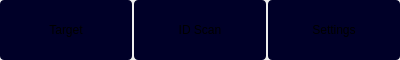
<?xml version="1.0" encoding="UTF-8"?>
<ui version="4.0">
 <class>MenuWidget</class>
 <widget class="QWidget" name="MenuWidget">
  <property name="geometry">
   <rect>
    <x>0</x>
    <y>0</y>
    <width>400</width>
    <height>60</height>
   </rect>
  </property>
  <property name="windowTitle">
   <string>Menu</string>
  </property>
  <property name="styleSheet">
   <string notr="true">QPushButton { 
border: none;
border-radius: 4px;
background-color: #000028;
qproperty-iconSize: 40px;
}
QPushButton:pressed { background-color: #3838A8; }</string>
  </property>
  <layout class="QHBoxLayout" name="horizontalLayout">
   <property name="spacing">
    <number>2</number>
   </property>
   <property name="leftMargin">
    <number>0</number>
   </property>
   <property name="topMargin">
    <number>0</number>
   </property>
   <property name="rightMargin">
    <number>0</number>
   </property>
   <property name="bottomMargin">
    <number>0</number>
   </property>
   <item>
    <widget class="NcButton" name="btnLeft">
     <property name="sizePolicy">
      <sizepolicy hsizetype="Expanding" vsizetype="Preferred">
       <horstretch>1</horstretch>
       <verstretch>0</verstretch>
      </sizepolicy>
     </property>
     <property name="text">
      <string>Target</string>
     </property>
    </widget>
   </item>
   <item>
    <widget class="NcButton" name="btnCenter">
     <property name="sizePolicy">
      <sizepolicy hsizetype="Expanding" vsizetype="Preferred">
       <horstretch>1</horstretch>
       <verstretch>0</verstretch>
      </sizepolicy>
     </property>
     <property name="text">
      <string>ID Scan</string>
     </property>
    </widget>
   </item>
   <item>
    <widget class="NcButton" name="btnRight">
     <property name="sizePolicy">
      <sizepolicy hsizetype="Expanding" vsizetype="Preferred">
       <horstretch>1</horstretch>
       <verstretch>0</verstretch>
      </sizepolicy>
     </property>
     <property name="text">
      <string>Settings</string>
     </property>
    </widget>
   </item>
  </layout>
 </widget>
 <customwidgets>
  <customwidget>
   <class>NcButton</class>
   <extends>QPushButton</extends>
   <header>widget/NcButton.h</header>
  </customwidget>
 </customwidgets>
 <resources/>
 <connections/>
</ui>
